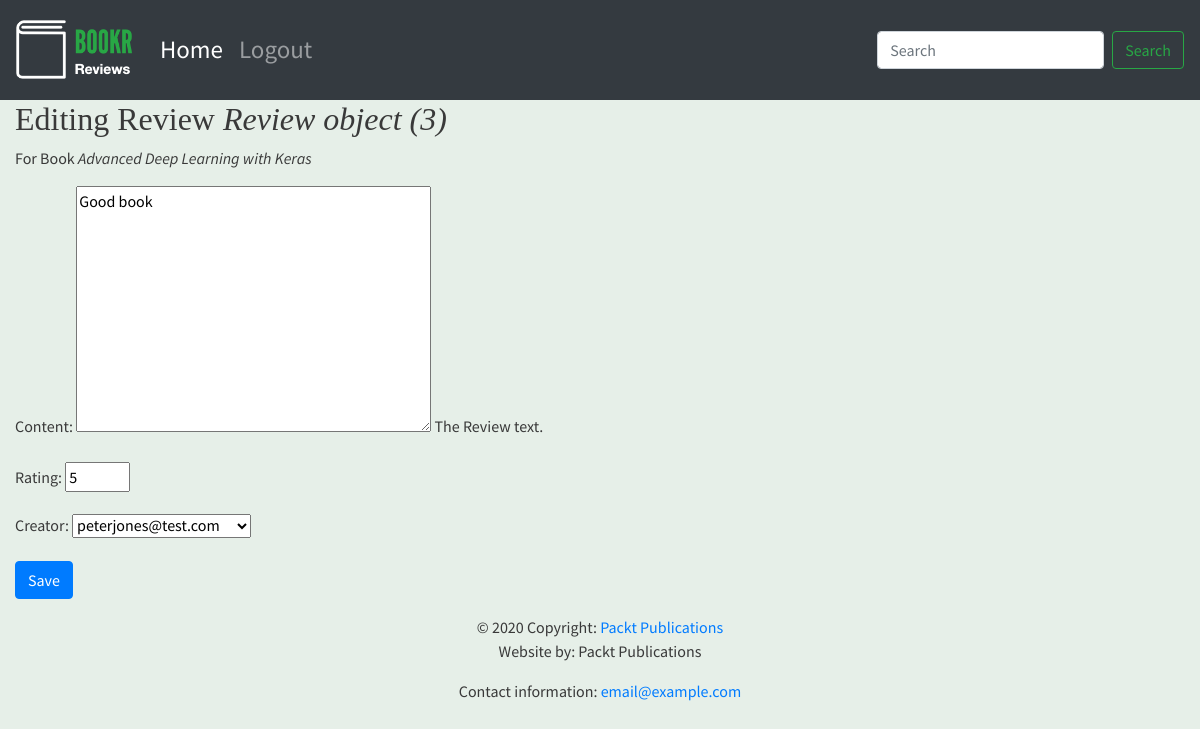
The page /books/1/reviews/3/ on the database as committed earlier.
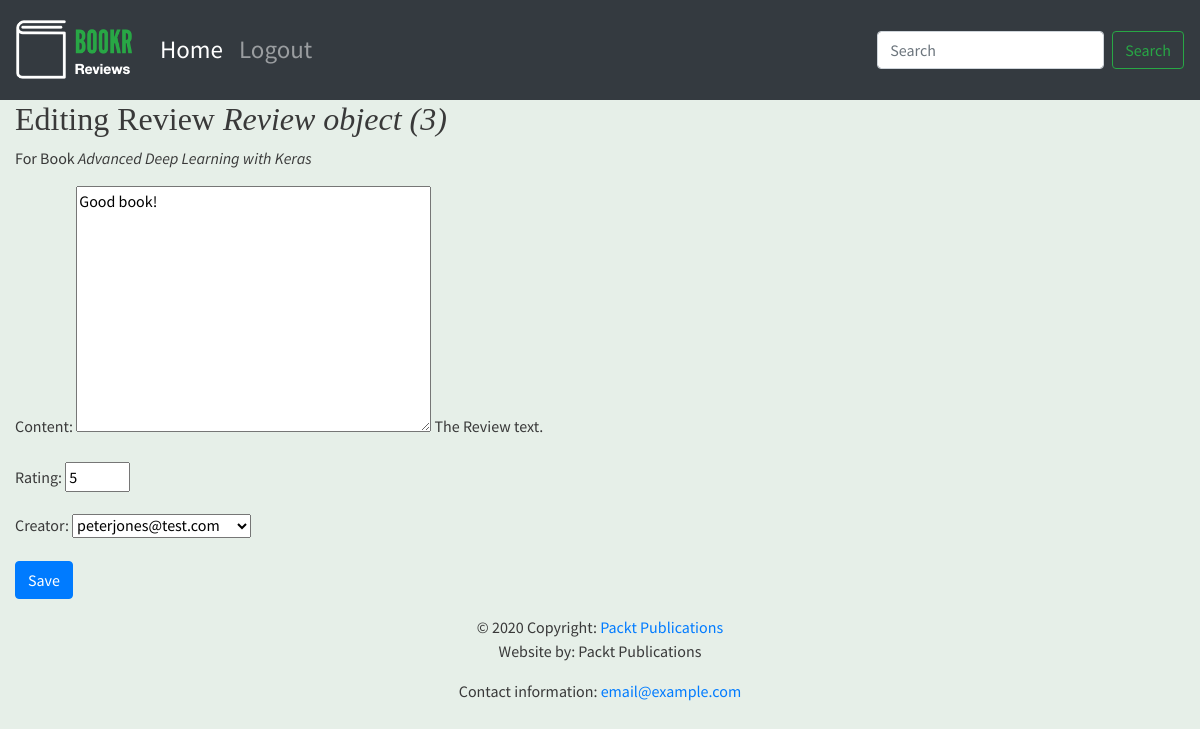
The same page on the database as committed later.
### reviews/models.py (models this page shows)
class Review(models.Model):
    content = models.TextField(help_text="The Review text.")
    rating = models.IntegerField(
        help_text="The rating the reviewer has given.")
    date_created = models.DateTimeField(auto_now_add=True,
                                        help_text="The date and time the review was created.")
    date_edited = models.DateTimeField(null=True,
                                       help_text="The date and time the review was last edited.")
    creator = models.ForeignKey(
        auth.get_user_model(), on_delete=models.CASCADE)
    book = models.ForeignKey(Book, on_delete=models.CASCADE,
                             help_text="The Book that this review is for.")

### reviews/views.py (the view)
# urls.py: path('books/<int:book_pk>/reviews/<int:review_pk>/', views.review_edit, name='review_edit'),
def review_edit(request, book_pk, review_pk=None):
    book = get_object_or_404(Book, pk=book_pk)
    if review_pk is not None:
        review = get_object_or_404(Review, book_id=book_pk, pk=review_pk)
    else:
        review = None
    if request.method == "POST":
        form = ReviewForm(request.POST, instance=review)
        if form.is_valid():
            updated_review = form.save(False)
            updated_review.book = book
            if review is None:
                messages.success(request, "Review for \"{}\" created.".format(book))
            else:
                updated_review.date_edited = timezone.now()
                messages.success(request, "Review for \"{}\" updated.".format(book))
            updated_review.save()
            return redirect("book_detail", book.pk)
    else:
        form = ReviewForm(instance=review)
    return render(request, "reviews/instance-form.html",
                  {"form": form,
                   "instance": review,
                   "model_type": "Review",
                   "related_instance": book,
                   "related_model_type": "Book"
                   })

### reviews/forms.py
class ReviewForm(forms.ModelForm):
    class Meta:
        model = Review
        exclude = ["date_edited", "book"]
    rating = forms.IntegerField(min_value=0, max_value=5)

### reviews/models.py (called while the page is built)
    def __str__(self):
        return self.title

### reviews/templates/reviews/instance-form.html (shortened to what this page needs)
{% extends 'reviews/base.html' %}
{% block content %}
<h2>
    {% if instance %}
        Editing {{ model_type }} <em>{{ instance }}</em>
    {% else %}
        New {{ model_type }}
    {% endif %}
</h2>
{% if related_instance and related_model_type %}
  <p>For {{ related_model_type }} <em>{{ related_instance }}</em></p>
{% endif %}
<form method="post" {% if is_file_upload %}enctype="multipart/form-data"{% endif %}>
    {{ form.as_p }}
    <button type="submit" class="btn btn-primary">
        {% if instance %}Save{% else %}Create{% endif %}
    </button>
</form>
{% endblock %}

Rows that differ between the two databases and show on the page:
changed Review "Review object (3)": content "Good book" → "Good book!"
